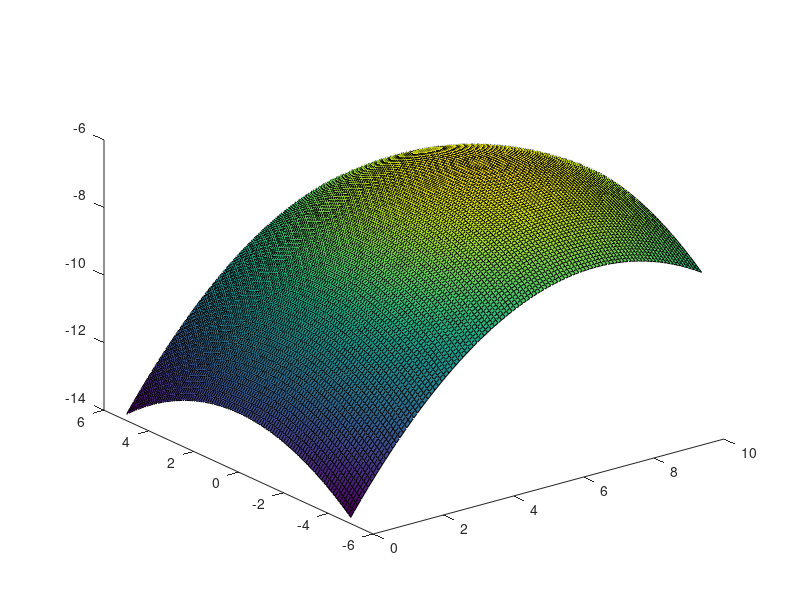

Recreate this plot in MATLAB.
%% Cleanup
close all
clear all
clc

%% Generate 2D Room Space
% Map a 10x10 room for the agents to navigate in
x_min = 0;
x_max = 10;
y_min = -5;
y_max = 5;
step_size = 0.1;

[x,y] = meshgrid(x_min:step_size:x_max,y_min:step_size:y_max);

%% Standard Deviation and Average
sigma_x = 3;
sigma_y = 4;

mu_x = 7;
mu_y = 0;
mu = [mu_x; mu_y];

Sigma = [sigma_x^2 0; 0 sigma_y^2];
z = 1/(sqrt(2*pi)^2*det(Sigma))*exp(-(x-mu_x).^2/sigma_x^2-(y-mu_y).^2/sigma_y^2);
surface(x,y,(log(z)))
view(3)

%z = 1/(2*pi*sigma_x*sigma_y)*exp(-1/2*(x-